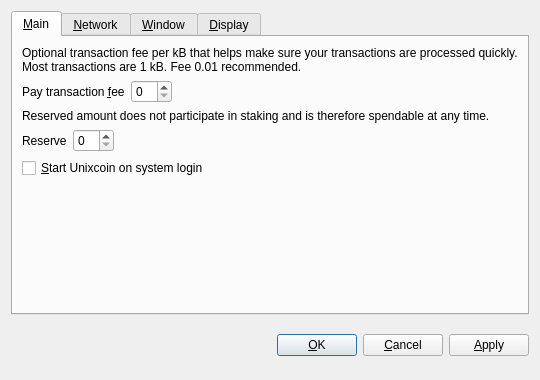
<?xml version="1.0" encoding="UTF-8"?>
<ui version="4.0">
 <class>OptionsDialog</class>
 <widget class="QDialog" name="OptionsDialog">
  <property name="geometry">
   <rect>
    <x>0</x>
    <y>0</y>
    <width>540</width>
    <height>380</height>
   </rect>
  </property>
  <property name="windowTitle">
   <string>Options</string>
  </property>
  <property name="modal">
   <bool>true</bool>
  </property>
  <layout class="QVBoxLayout" name="verticalLayout">
   <item>
    <widget class="QTabWidget" name="tabWidget">
     <property name="tabPosition">
      <enum>QTabWidget::North</enum>
     </property>
     <property name="currentIndex">
      <number>0</number>
     </property>
     <widget class="QWidget" name="tabMain">
      <attribute name="title">
       <string>&amp;Main</string>
      </attribute>
      <layout class="QVBoxLayout" name="verticalLayout_Main">
       <item>
        <widget class="QLabel" name="transactionFeeInfoLabel">
         <property name="text">
          <string>Optional transaction fee per kB that helps make sure your transactions are processed quickly. Most transactions are 1 kB. Fee 0.01 recommended.</string>
         </property>
         <property name="textFormat">
          <enum>Qt::PlainText</enum>
         </property>
         <property name="wordWrap">
          <bool>true</bool>
         </property>
        </widget>
       </item>
       <item>
        <layout class="QHBoxLayout" name="horizontalLayoutFee">
         <item>
          <widget class="QLabel" name="transactionFeeLabel">
           <property name="text">
            <string>Pay transaction &amp;fee</string>
           </property>
           <property name="textFormat">
            <enum>Qt::PlainText</enum>
           </property>
           <property name="buddy">
            <cstring>transactionFee</cstring>
           </property>
          </widget>
         </item>
         <item>
          <widget class="BitcoinAmountField" name="transactionFee"/>
         </item>
         <item>
          <spacer name="horizontalSpacerFee">
           <property name="orientation">
            <enum>Qt::Horizontal</enum>
           </property>
           <property name="sizeHint" stdset="0">
            <size>
             <width>40</width>
             <height>20</height>
            </size>
           </property>
          </spacer>
         </item>
        </layout>
       </item>
       <item>
        <widget class="QLabel" name="reserveBalanceInfoLabel">
         <property name="text">
          <string>Reserved amount does not participate in staking and is therefore spendable at any time.</string>
         </property>
         <property name="textFormat">
          <enum>Qt::PlainText</enum>
         </property>
         <property name="wordWrap">
          <bool>true</bool>
         </property>
        </widget>
       </item>
       <item>
        <layout class="QHBoxLayout" name="horizontalLayoutReserveBalance">
         <item>
          <widget class="QLabel" name="reserveBalanceLabel">
           <property name="text">
            <string>Reserve</string>
           </property>
           <property name="textFormat">
            <enum>Qt::PlainText</enum>
           </property>
           <property name="buddy">
            <cstring>reserveBalance</cstring>
           </property>
          </widget>
         </item>
         <item>
          <widget class="BitcoinAmountField" name="reserveBalance"/>
         </item>
         <item>
          <spacer name="horizontalSpacerReserveBalance">
           <property name="orientation">
            <enum>Qt::Horizontal</enum>
           </property>
           <property name="sizeHint" stdset="0">
            <size>
             <width>40</width>
             <height>20</height>
            </size>
           </property>
          </spacer>
         </item>
        </layout>
       </item>
       <item>
        <widget class="QCheckBox" name="bitcoinAtStartup">
         <property name="toolTip">
          <string>Automatically start Unixcoin after logging in to the system.</string>
         </property>
         <property name="text">
          <string>&amp;Start Unixcoin on system login</string>
         </property>
        </widget>
       </item>
       <item>
        <spacer name="verticalSpacer_Main">
         <property name="orientation">
          <enum>Qt::Vertical</enum>
         </property>
         <property name="sizeHint" stdset="0">
          <size>
           <width>20</width>
           <height>40</height>
          </size>
         </property>
        </spacer>
       </item>
      </layout>
     </widget>
     <widget class="QWidget" name="tabNetwork">
      <attribute name="title">
       <string>&amp;Network</string>
      </attribute>
      <layout class="QVBoxLayout" name="verticalLayout_Network">
       <item>
        <widget class="QCheckBox" name="mapPortUpnp">
         <property name="toolTip">
          <string>Automatically open the Unixcoin client port on the router. This only works when your router supports UPnP and it is enabled.</string>
         </property>
         <property name="text">
          <string>Map port using &amp;UPnP</string>
         </property>
        </widget>
       </item>
       <item>
        <widget class="QCheckBox" name="connectSocks">
         <property name="toolTip">
          <string>Connect to the Unixcoin network through a SOCKS proxy (e.g. when connecting through Tor).</string>
         </property>
         <property name="text">
          <string>&amp;Connect through SOCKS proxy:</string>
         </property>
        </widget>
       </item>
       <item>
        <layout class="QHBoxLayout" name="horizontalLayout_Network">
         <item>
          <widget class="QLabel" name="proxyIpLabel">
           <property name="text">
            <string>Proxy &amp;IP:</string>
           </property>
           <property name="textFormat">
            <enum>Qt::PlainText</enum>
           </property>
           <property name="buddy">
            <cstring>proxyIp</cstring>
           </property>
          </widget>
         </item>
         <item>
          <widget class="QValidatedLineEdit" name="proxyIp">
           <property name="maximumSize">
            <size>
             <width>140</width>
             <height>16777215</height>
            </size>
           </property>
           <property name="toolTip">
            <string>IP address of the proxy (e.g. 127.0.0.1)</string>
           </property>
          </widget>
         </item>
         <item>
          <widget class="QLabel" name="proxyPortLabel">
           <property name="text">
            <string>&amp;Port:</string>
           </property>
           <property name="textFormat">
            <enum>Qt::PlainText</enum>
           </property>
           <property name="buddy">
            <cstring>proxyPort</cstring>
           </property>
          </widget>
         </item>
         <item>
          <widget class="QLineEdit" name="proxyPort">
           <property name="maximumSize">
            <size>
             <width>55</width>
             <height>16777215</height>
            </size>
           </property>
           <property name="toolTip">
            <string>Port of the proxy (e.g. 9050)</string>
           </property>
          </widget>
         </item>
         <item>
          <widget class="QLabel" name="socksVersionLabel">
           <property name="text">
            <string>SOCKS &amp;Version:</string>
           </property>
           <property name="textFormat">
            <enum>Qt::PlainText</enum>
           </property>
           <property name="buddy">
            <cstring>socksVersion</cstring>
           </property>
          </widget>
         </item>
         <item>
          <widget class="QValueComboBox" name="socksVersion">
           <property name="toolTip">
            <string>SOCKS version of the proxy (e.g. 5)</string>
           </property>
          </widget>
         </item>
         <item>
          <spacer name="horizontalSpacer_Network">
           <property name="orientation">
            <enum>Qt::Horizontal</enum>
           </property>
           <property name="sizeHint" stdset="0">
            <size>
             <width>40</width>
             <height>20</height>
            </size>
           </property>
          </spacer>
         </item>
        </layout>
       </item>
       <item>
        <spacer name="verticalSpacer_Network">
         <property name="orientation">
          <enum>Qt::Vertical</enum>
         </property>
         <property name="sizeHint" stdset="0">
          <size>
           <width>20</width>
           <height>40</height>
          </size>
         </property>
        </spacer>
       </item>
      </layout>
     </widget>
     <widget class="QWidget" name="tabWindow">
      <attribute name="title">
       <string>&amp;Window</string>
      </attribute>
      <layout class="QVBoxLayout" name="verticalLayout_Window">
       <item>
        <widget class="QCheckBox" name="minimizeToTray">
         <property name="toolTip">
          <string>Show only a tray icon after minimizing the window.</string>
         </property>
         <property name="text">
          <string>&amp;Minimize to the tray instead of the taskbar</string>
         </property>
        </widget>
       </item>
       <item>
        <widget class="QCheckBox" name="minimizeOnClose">
         <property name="toolTip">
          <string>Minimize instead of exit the application when the window is closed. When this option is enabled, the application will be closed only after selecting Quit in the menu.</string>
         </property>
         <property name="text">
          <string>M&amp;inimize on close</string>
         </property>
        </widget>
       </item>
       <item>
        <spacer name="verticalSpacer_Window">
         <property name="orientation">
          <enum>Qt::Vertical</enum>
         </property>
         <property name="sizeHint" stdset="0">
          <size>
           <width>20</width>
           <height>40</height>
          </size>
         </property>
        </spacer>
       </item>
      </layout>
     </widget>
     <widget class="QWidget" name="tabDisplay">
      <attribute name="title">
       <string>&amp;Display</string>
      </attribute>
      <layout class="QVBoxLayout" name="verticalLayout_Display">
       <item>
        <layout class="QHBoxLayout" name="horizontalLayout_1_Display">
         <item>
          <widget class="QLabel" name="langLabel">
           <property name="text">
            <string>User Interface &amp;language:</string>
           </property>
           <property name="textFormat">
            <enum>Qt::PlainText</enum>
           </property>
           <property name="buddy">
            <cstring>lang</cstring>
           </property>
          </widget>
         </item>
         <item>
          <widget class="QValueComboBox" name="lang">
           <property name="toolTip">
            <string>The user interface language can be set here. This setting will take effect after restarting Unixcoin.</string>
           </property>
          </widget>
         </item>
        </layout>
       </item>
       <item>
        <layout class="QHBoxLayout" name="horizontalLayout_2_Display">
         <item>
          <widget class="QLabel" name="unitLabel">
           <property name="text">
            <string>&amp;Unit to show amounts in:</string>
           </property>
           <property name="textFormat">
            <enum>Qt::PlainText</enum>
           </property>
           <property name="buddy">
            <cstring>unit</cstring>
           </property>
          </widget>
         </item>
         <item>
          <widget class="QValueComboBox" name="unit">
           <property name="toolTip">
            <string>Choose the default subdivision unit to show in the interface and when sending coins.</string>
           </property>
          </widget>
         </item>
        </layout>
       </item>
       <item>
        <widget class="QCheckBox" name="displayAddresses">
         <property name="toolTip">
          <string>Whether to show Unixcoin addresses in the transaction list or not.</string>
         </property>
         <property name="text">
          <string>&amp;Display addresses in transaction list</string>
         </property>
        </widget>
       </item>
       <item>
        <widget class="QCheckBox" name="coinControlFeatures">
         <property name="toolTip">
          <string>Whether to show coin control features or not.</string>
         </property>
         <property name="text">
          <string>Display coin &amp;control features (experts only!)</string>
         </property>
        </widget>
       </item>
       <item>
        <spacer name="verticalSpacer_Display">
         <property name="orientation">
          <enum>Qt::Vertical</enum>
         </property>
         <property name="sizeHint" stdset="0">
          <size>
           <width>20</width>
           <height>40</height>
          </size>
         </property>
        </spacer>
       </item>
      </layout>
     </widget>
    </widget>
   </item>
   <item>
    <layout class="QHBoxLayout" name="horizontalLayout_Buttons">
     <item>
      <spacer name="horizontalSpacer_1">
       <property name="orientation">
        <enum>Qt::Horizontal</enum>
       </property>
       <property name="sizeHint" stdset="0">
        <size>
         <width>40</width>
         <height>48</height>
        </size>
       </property>
      </spacer>
     </item>
     <item>
      <widget class="QLabel" name="statusLabel">
       <property name="font">
        <font>
         <weight>75</weight>
         <bold>true</bold>
        </font>
       </property>
       <property name="text">
        <string/>
       </property>
       <property name="textFormat">
        <enum>Qt::PlainText</enum>
       </property>
       <property name="wordWrap">
        <bool>true</bool>
       </property>
      </widget>
     </item>
     <item>
      <spacer name="horizontalSpacer_2">
       <property name="orientation">
        <enum>Qt::Horizontal</enum>
       </property>
       <property name="sizeHint" stdset="0">
        <size>
         <width>40</width>
         <height>48</height>
        </size>
       </property>
      </spacer>
     </item>
     <item>
      <widget class="QPushButton" name="okButton">
       <property name="text">
        <string>&amp;OK</string>
       </property>
      </widget>
     </item>
     <item>
      <widget class="QPushButton" name="cancelButton">
       <property name="text">
        <string>&amp;Cancel</string>
       </property>
       <property name="autoDefault">
        <bool>false</bool>
       </property>
      </widget>
     </item>
     <item>
      <widget class="QPushButton" name="applyButton">
       <property name="text">
        <string>&amp;Apply</string>
       </property>
       <property name="autoDefault">
        <bool>false</bool>
       </property>
      </widget>
     </item>
    </layout>
   </item>
  </layout>
 </widget>
 <customwidgets>
  <customwidget>
   <class>BitcoinAmountField</class>
   <extends>QSpinBox</extends>
   <header>bitcoinamountfield.h</header>
  </customwidget>
  <customwidget>
   <class>QValueComboBox</class>
   <extends>QComboBox</extends>
   <header>qvaluecombobox.h</header>
  </customwidget>
  <customwidget>
   <class>QValidatedLineEdit</class>
   <extends>QLineEdit</extends>
   <header>qvalidatedlineedit.h</header>
  </customwidget>
 </customwidgets>
 <resources/>
 <connections/>
</ui>
